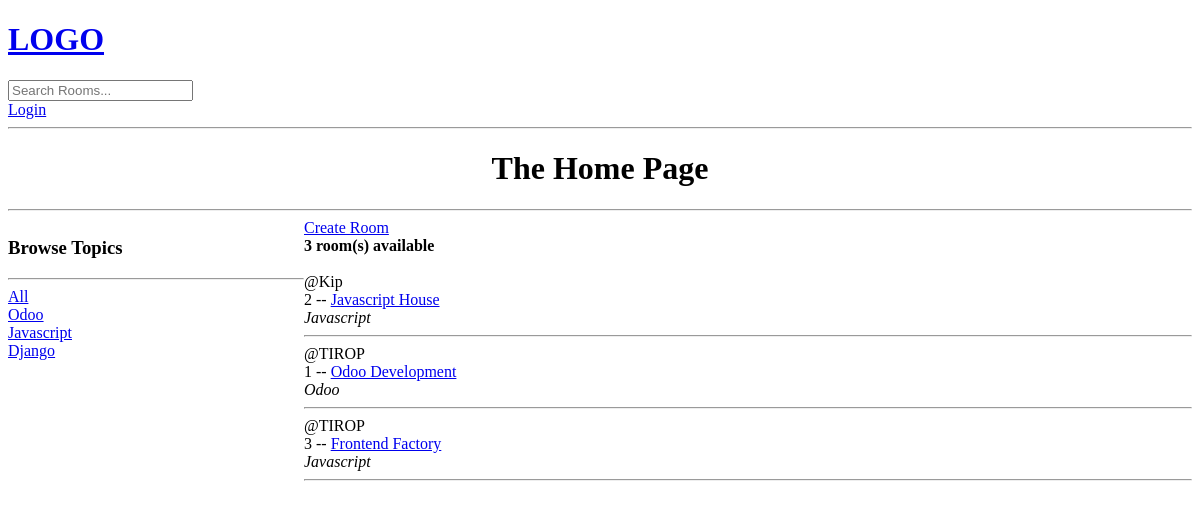
/, run on an earlier commit of the app's database.
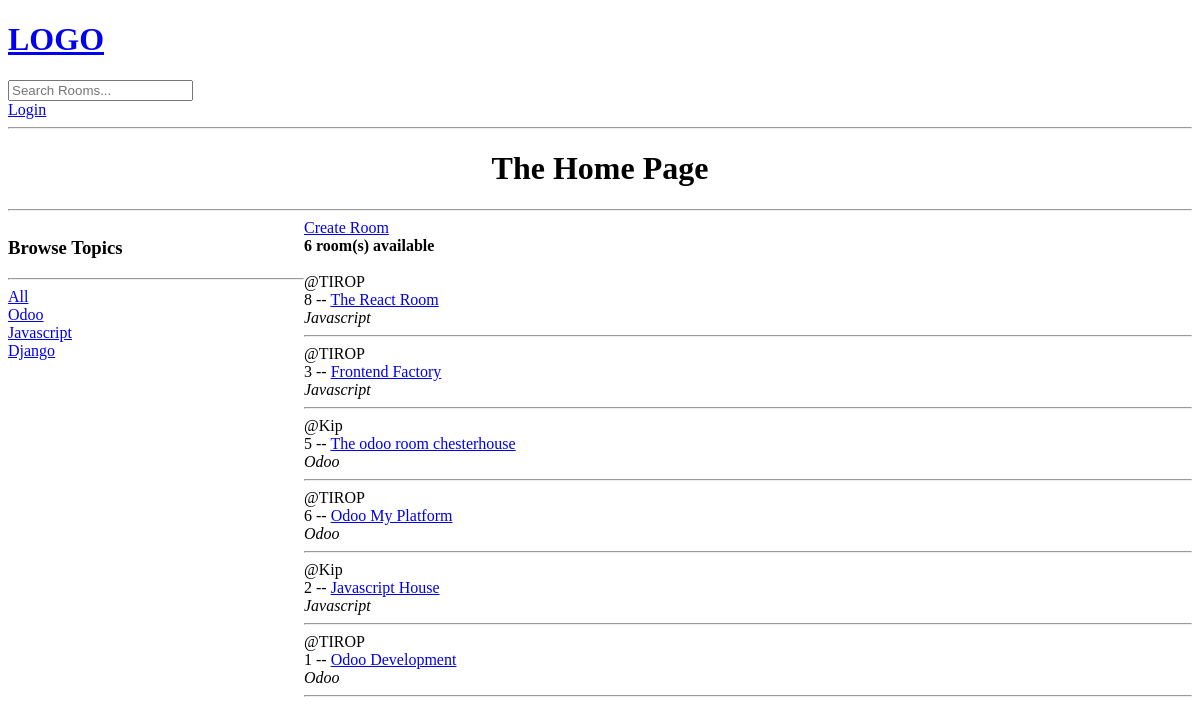
And on a later commit of the database.
### base/models.py (models this page shows, shortened)
class Topic(models.Model):
    name = models.CharField(max_length=250)

class Room(models.Model):
    host = models.ForeignKey(User, on_delete = models.SET_NULL, null=True)
    topic = models.ForeignKey(Topic, on_delete = models.SET_NULL, null=True)
    mess = models.ForeignKey('Message', on_delete = models.SET_NULL, null=True)
    name = models.CharField(max_length=250)
    description = models.TextField(null=True, blank=True) #blank not to submit empty form, null>db
    update = models.DateTimeField(auto_now=True)
    created = models.DateTimeField(auto_now_add=True)
    class Meta:
        ordering = ['-update','-created']

### base/views.py (the view)
# urls.py: path('', views.home, name='study-home'),
def home(request):
    q = request.GET.get('q') if request.GET.get('q') != None else ''
    rooms = Room.objects.filter(Q(topic__name__icontains=q) | Q(host__username__icontains=q) | Q(name__icontains=q))
    topics = Topic.objects.all()
    room_count = rooms.count()
    context = {'rooms':rooms, 'topics':topics, 'room_count':room_count}
    return render(request, 'base/index.html', context)

### base/templates/base/index.html (shortened to what this page needs)
{% extends 'main.html' %}
{% block content %}
<hr>
<h1 align="center">The Home Page</h1>
<hr>
<div class="home_sidebar">
    <div>
        <h3>Browse Topics</h3>
        <hr>
        <div>
            <a href="{% url 'study-home' %}">All</a><br/>
        </div>
        {% for topic in topics %}
        <div>
            <a href="{% url 'study-home' %}?q={{topic.name}}">{{topic.name}}</a><br/>
        </div>
        {% endfor %}
    </div>
    <div>
        <div><a href="{% url 'room-form' %}">Create Room</a></div>
        <b>{{ room_count }} room(s) available</b><br/><br/>
        {% for room in rooms %}
        <span>@{{ room.host.username }}</span>
        <div>{{ room.id }} -- <a href="{% url 'study-room' room.id %}">{{ room.name }}</a> </div>
        <span><i>{{ room.topic.name }}</i></span>
        <hr>
        {% endfor %}
    </div>
</div>
{% endblock content %}

### templates/main.html (shortened to what this page needs)
<!DOCTYPE html>
<html>
    <head>
    </head>
    <body>
        {% include 'navbar.html' %}
        {% block content %}
        {% endblock content %}
    </body>
</html>

### templates/navbar.html
<div>
    <h1><a href="{% url 'study-home' %}">LOGO</a></h1>
    <form method="" action="{% url 'study-home' %}">
        <input type="text" name="q" placeholder="Search Rooms..."/>
    </form>
    {% if request.user.is_authenticated %}
    <p>Hello {{ request.user }}</p>
    <a href="{% url 'logout-user' %}">Logout</a>
    {% else %}
    <a href="{% url 'study-login' %}">Login</a>
    {% endif %}
</div>

### base/templates/base/index.html (style rules this page uses)
.home_sidebar { display: grid; grid-template-columns: 1fr 3fr; }

What changed in the data, as far as the page shows it:
added Room: host.username "TIROP", id "8", name "The React Room", topic.name "Javascript"
changed Room "Frontend Factory": moves up the list
added Room: host.username "Kip", id "5", name "The odoo room chesterhouse", topic.name "Odoo"
added Room: host.username "TIROP", id "6", name "Odoo My Platform", topic.name "Odoo"
Also different on the page:
{{ room_count }}: "3" → "6"
